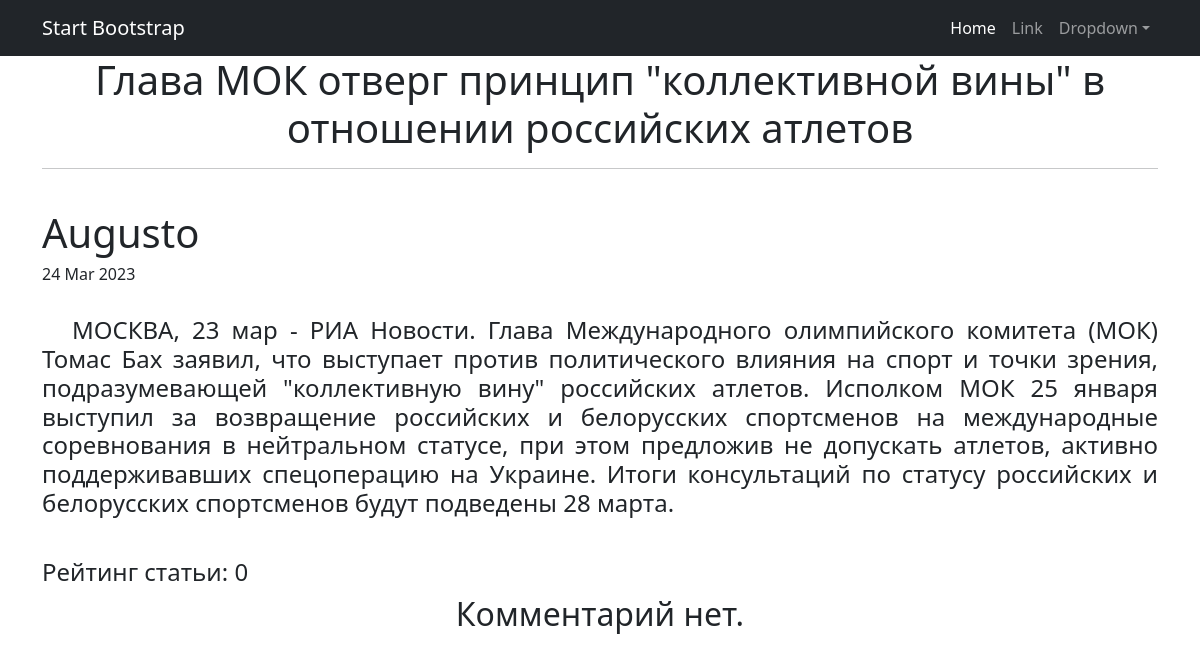
The page /posts/2 on the database its author committed.
### news/models.py (models this page shows, shortened)
class Post(models.Model):
    author = models.ForeignKey(Author, on_delete=models.CASCADE)
    NEWS = 'NW'
    ARTICLE = 'AR'
    CATEGORY_CHOICES = (
        (NEWS, 'Новость'),
        (ARTICLE, 'Статья'),
    )
    categoryType = models.CharField(max_length=2, choices=CATEGORY_CHOICES, default=ARTICLE)
    dateCreation = models.DateTimeField(auto_now=True)
    postCategory = models.ManyToManyField(Category, through='PostCategory')
    title = models.CharField(max_length=128)
    text = models.TextField()
    rating = models.SmallIntegerField(default=0)
    related_name = 'posts',

class Author(models.Model):
    authorUser = models.OneToOneField(User, on_delete=models.CASCADE)
    ratingAuthor = models.SmallIntegerField(default=0)

### news/views.py (the view)
# urls.py: path('<int:pk>', PostDetail.as_view(), name = 'post_detail'),
class PostDetail(DetailView):
    model = Post
    template_name = 'product.html'
    context_object_name = 'post'

### news/templatetags/custom_filters.py (called while the page is built)
@register.filter()
def censor(text):
    bad_words = ('заявили', 'безопасности', 'США', 'конфликт', 'берегу', 'военнослужащими', 'Федеральным', 'Украине' )
    for word in text.split():
        if word.lower() in bad_words:
            text = text.replace(word, f"{word[0]}{'*' * (len(word) - 1)}")
    return text

### templates/product.html (shortened to what this page needs)
{% extends 'flatpages/default.html' %}
{% load custom_filters %}
{% block content %}
    <h1>{{post.title|censor}}</h1>
    <hr>
    <br>
        <div align="left"><h1>{{ post.author.authorUser }}</h1><h6>{{post.dateCreation|date:'d M Y' }}</h6></div>
    <br>
        <div align="justify"><h4><p style="text-indent: 30px;" >{{post.text|censor}}</p></h4></div>
    <br>
        <div align="left"><h4>Рейтинг статьи: {{post.rating}}</h4></div>
    {% if comments %}
       <table>
           <tr>
               <td>Комментарии</td>
           </tr>
           {% for comment in comments %}
           <tr>
               <td>{{post.comment}}</td>
           </tr>
           {% endfor %}
       </table>
   {% else %}
       <h2>Комментарий нет.</h2>
       {% endif %}
{% endblock content %}

### rows shown on the page
Post: title|censor "Глава МОК отверг принцип \"коллективной вины\" в отношении российских атлетов", author.authorUser "Augusto", dateCreation "24 Mar 2023", text|censor "МОСКВА, 23 мар - РИА Новости. Глава Международного олимпийского комитета (МОК) Томас Бах заявил, что выступает против политического влияния на спорт и точки зрения, подразумевающей \"коллективную вину\" российских атлетов. Исполком МОК 25 января выступил за возвращение российских и белорусских спортсменов на международные соревнования в нейтральном статусе, при этом предложив не допускать атлетов, активно поддерживавших спецоперацию на Украине. Итоги консультаций по статусу российских и белорусских спортсменов будут подведены 28 марта.", rating "0"
